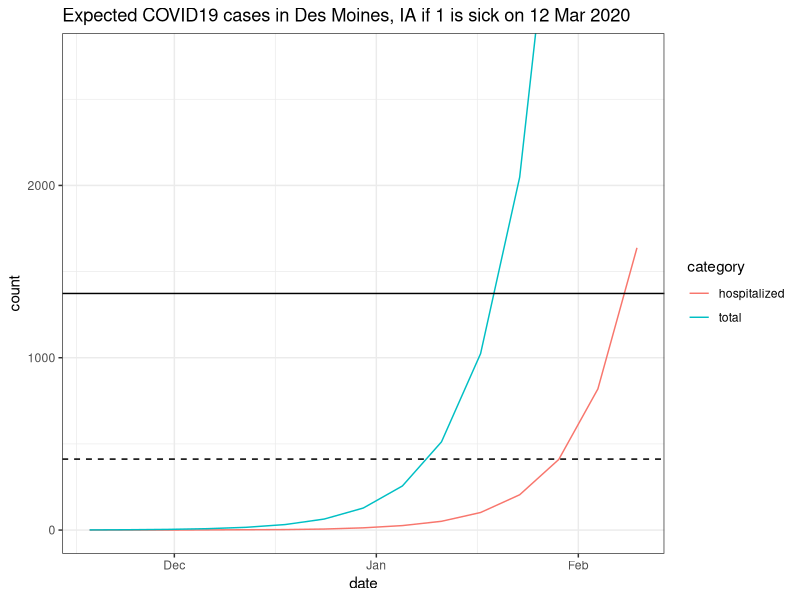

This chart was generated by the following R code:
## ---- chunk 1
library("tidyverse")
date = Sys.Date()
total = 1
hospitalized = 0
for (i in 2:15) {
  date[i] <- date[i-1]+6
  total[i] = total[i-1] * 2
  hospitalized[i] = round(total[i]*0.1)
}

n_beds = 1373

d <- data.frame(date = date,
                total = total,
                hospitalized = hospitalized)
ggplot(d %>% 
         pivot_longer(-date, 
                      names_to = "category", values_to = "count"), 
       aes(date, count, color=category)) + 
  geom_line() + 
  geom_hline(yintercept = n_beds) +
  geom_hline(yintercept = n_beds*0.3, linetype = 2) + 
  labs(title = "Expected COVID19 cases in Des Moines, IA if 1 is sick on 12 Mar 2020") + 
  coord_cartesian(ylim=c(0, n_beds*2)) +
  theme_bw()
